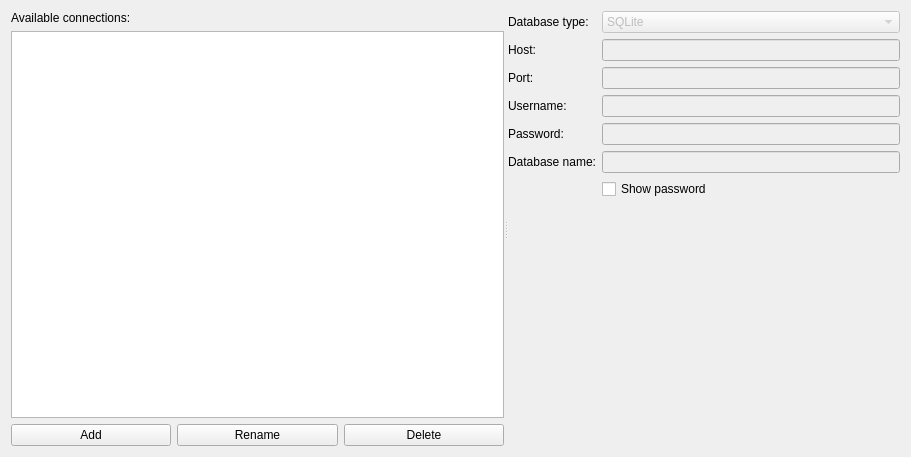
<?xml version="1.0" encoding="UTF-8"?>
<ui version="4.0">
 <class>Form</class>
 <widget class="QWidget" name="Form">
  <property name="geometry">
   <rect>
    <x>0</x>
    <y>0</y>
    <width>911</width>
    <height>457</height>
   </rect>
  </property>
  <property name="windowTitle">
   <string>Form</string>
  </property>
  <layout class="QGridLayout" name="gridLayout">
   <item row="0" column="0">
    <widget class="QSplitter" name="splitter">
     <property name="sizePolicy">
      <sizepolicy hsizetype="Preferred" vsizetype="Preferred">
       <horstretch>0</horstretch>
       <verstretch>0</verstretch>
      </sizepolicy>
     </property>
     <property name="lineWidth">
      <number>1</number>
     </property>
     <property name="orientation">
      <enum>Qt::Horizontal</enum>
     </property>
     <property name="childrenCollapsible">
      <bool>false</bool>
     </property>
     <widget class="QWidget" name="verticalLayoutWidget">
      <layout class="QVBoxLayout" name="verticalLayout">
       <item>
        <widget class="QLabel" name="label_4">
         <property name="text">
          <string>Available connections:</string>
         </property>
        </widget>
       </item>
       <item>
        <widget class="QTreeWidget" name="connections_list">
         <property name="showDropIndicator" stdset="0">
          <bool>false</bool>
         </property>
         <property name="alternatingRowColors">
          <bool>true</bool>
         </property>
         <property name="uniformRowHeights">
          <bool>true</bool>
         </property>
         <attribute name="headerVisible">
          <bool>false</bool>
         </attribute>
         <column>
          <property name="text">
           <string>Connection name</string>
          </property>
         </column>
        </widget>
       </item>
       <item>
        <layout class="QHBoxLayout" name="horizontalLayout">
         <property name="sizeConstraint">
          <enum>QLayout::SetMinimumSize</enum>
         </property>
         <item>
          <widget class="QPushButton" name="add_connection">
           <property name="text">
            <string>Add</string>
           </property>
          </widget>
         </item>
         <item>
          <widget class="QPushButton" name="rename_connection">
           <property name="text">
            <string>Rename</string>
           </property>
          </widget>
         </item>
         <item>
          <widget class="QPushButton" name="delete_connection">
           <property name="text">
            <string>Delete</string>
           </property>
          </widget>
         </item>
        </layout>
       </item>
      </layout>
     </widget>
     <widget class="QWidget" name="layoutWidget">
      <layout class="QFormLayout" name="formLayout">
       <property name="fieldGrowthPolicy">
        <enum>QFormLayout::AllNonFixedFieldsGrow</enum>
       </property>
       <item row="0" column="0">
        <widget class="QLabel" name="label">
         <property name="text">
          <string>Database type:</string>
         </property>
        </widget>
       </item>
       <item row="0" column="1">
        <widget class="QComboBox" name="db_type">
         <property name="enabled">
          <bool>false</bool>
         </property>
         <item>
          <property name="text">
           <string>SQLite</string>
          </property>
         </item>
         <item>
          <property name="text">
           <string>PostgreSQL</string>
          </property>
         </item>
         <item>
          <property name="text">
           <string>MySQL</string>
          </property>
         </item>
        </widget>
       </item>
       <item row="1" column="0">
        <widget class="QLabel" name="label_2">
         <property name="text">
          <string>Host:</string>
         </property>
        </widget>
       </item>
       <item row="1" column="1">
        <widget class="QLineEdit" name="host">
         <property name="enabled">
          <bool>false</bool>
         </property>
        </widget>
       </item>
       <item row="2" column="0">
        <widget class="QLabel" name="label_3">
         <property name="text">
          <string>Port:</string>
         </property>
        </widget>
       </item>
       <item row="2" column="1">
        <widget class="QLineEdit" name="port">
         <property name="enabled">
          <bool>false</bool>
         </property>
        </widget>
       </item>
       <item row="3" column="0">
        <widget class="QLabel" name="asdasd">
         <property name="text">
          <string>Username:</string>
         </property>
        </widget>
       </item>
       <item row="3" column="1">
        <widget class="QLineEdit" name="username">
         <property name="enabled">
          <bool>false</bool>
         </property>
        </widget>
       </item>
       <item row="4" column="0">
        <widget class="QLabel" name="label_5">
         <property name="text">
          <string>Password:</string>
         </property>
        </widget>
       </item>
       <item row="4" column="1">
        <widget class="QLineEdit" name="password">
         <property name="enabled">
          <bool>false</bool>
         </property>
         <property name="echoMode">
          <enum>QLineEdit::Password</enum>
         </property>
        </widget>
       </item>
       <item row="5" column="0">
        <widget class="QLabel" name="label_6">
         <property name="text">
          <string>Database name:</string>
         </property>
        </widget>
       </item>
       <item row="5" column="1">
        <widget class="QLineEdit" name="db_name">
         <property name="enabled">
          <bool>false</bool>
         </property>
        </widget>
       </item>
       <item row="6" column="1">
        <widget class="QCheckBox" name="show_password_checkbox">
         <property name="text">
          <string>Show password</string>
         </property>
        </widget>
       </item>
      </layout>
     </widget>
    </widget>
   </item>
  </layout>
 </widget>
 <resources/>
 <connections/>
</ui>
